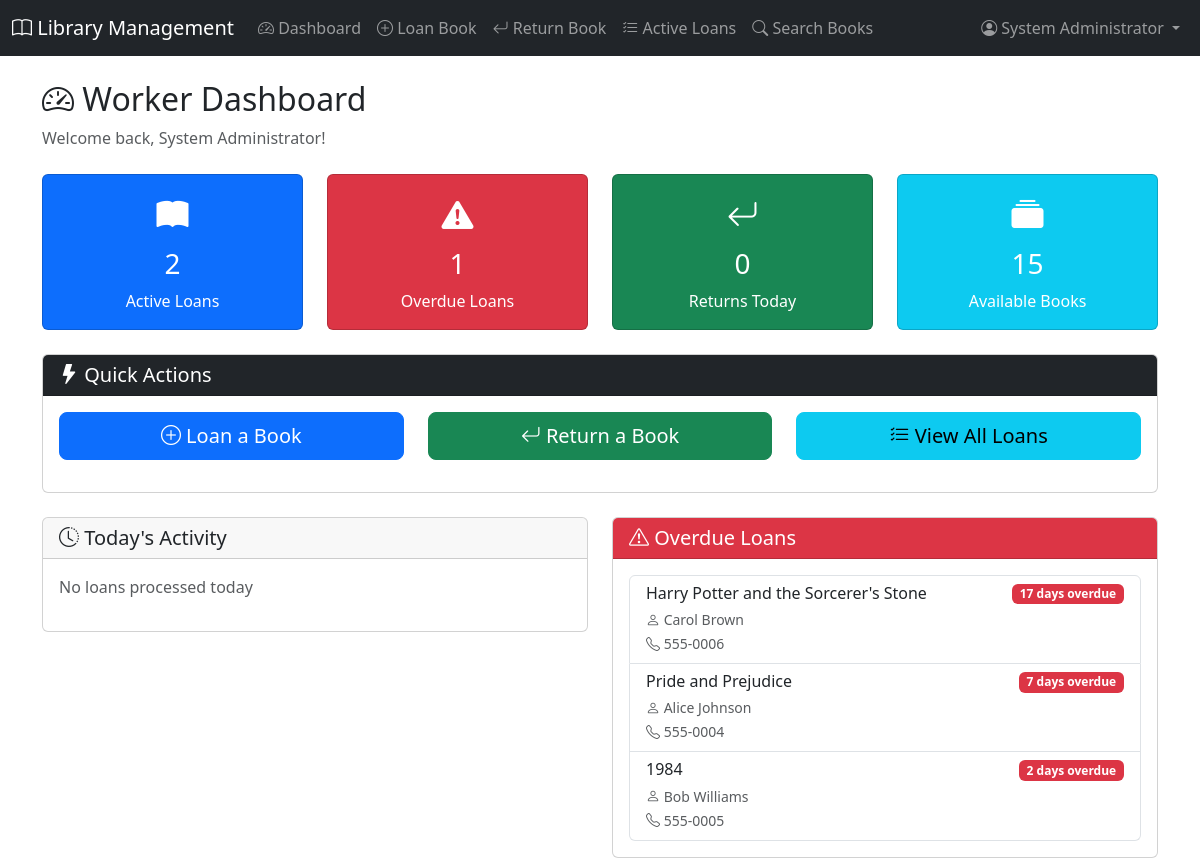
The app's page /worker/index.php (signed in) with its own data.
### tables this page shows
CREATE TABLE loans (
    loan_id INT AUTO_INCREMENT PRIMARY KEY,
    book_id INT NOT NULL,
    client_id INT NOT NULL,
    worker_id INT NOT NULL,
    loan_date TIMESTAMP DEFAULT CURRENT_TIMESTAMP,
    due_date DATE NOT NULL,
    return_date TIMESTAMP NULL,
    status ENUM('active', 'returned', 'overdue', 'lost') NOT NULL DEFAULT 'active',
    notes TEXT,
    created_at TIMESTAMP DEFAULT CURRENT_TIMESTAMP,
    FOREIGN KEY (book_id) REFERENCES books(book_id) ON DELETE CASCADE,
    FOREIGN KEY (client_id) REFERENCES users(user_id) ON DELETE CASCADE,
    FOREIGN KEY (worker_id) REFERENCES users(user_id) ON DELETE CASCADE,
    INDEX idx_loans_client (client_id),
    INDEX idx_loans_book (book_id),
    INDEX idx_loans_status (status),
    INDEX idx_loans_due_date (due_date)
);

CREATE TABLE books (
    book_id INT AUTO_INCREMENT PRIMARY KEY,
    isbn VARCHAR(13) UNIQUE,
    title VARCHAR(255) NOT NULL,
    author VARCHAR(255) NOT NULL,
    publisher VARCHAR(100),
    publication_year INT,
    genre_id INT,
    total_copies INT NOT NULL DEFAULT 1,
    available_copies INT NOT NULL DEFAULT 1,
    shelf_location VARCHAR(50),
    description TEXT,
    cover_image_url VARCHAR(500),
    created_at TIMESTAMP DEFAULT CURRENT_TIMESTAMP,
    updated_at TIMESTAMP DEFAULT CURRENT_TIMESTAMP ON UPDATE CURRENT_TIMESTAMP,
    FOREIGN KEY (genre_id) REFERENCES genres(genre_id) ON DELETE SET NULL,
    CONSTRAINT check_copies CHECK (available_copies <= total_copies),
    CONSTRAINT check_total_copies CHECK (total_copies >= 0),
    CONSTRAINT check_available_copies CHECK (available_copies >= 0),
    INDEX idx_books_title (title),
    INDEX idx_books_author (author),
    INDEX idx_books_isbn (isbn),
    INDEX idx_books_genre (genre_id)
);

CREATE TABLE users (
    user_id INT AUTO_INCREMENT PRIMARY KEY,
    username VARCHAR(50) UNIQUE NOT NULL,
    email VARCHAR(100) UNIQUE NOT NULL,
    password_hash VARCHAR(255) NOT NULL,
    full_name VARCHAR(100) NOT NULL,
    role ENUM('admin', 'worker', 'client') NOT NULL,
    phone VARCHAR(20),
    address TEXT,
    is_active TINYINT(1) DEFAULT 1,
    created_at TIMESTAMP DEFAULT CURRENT_TIMESTAMP,
    updated_at TIMESTAMP DEFAULT CURRENT_TIMESTAMP ON UPDATE CURRENT_TIMESTAMP,
    INDEX idx_users_role (role),
    INDEX idx_users_email (email)
);

### includes/auth.php (called while the page is built, shortened)
<?php
function getUserName() {
    return $_SESSION['full_name'] ?? null;
}
?>

### includes/functions.php (called while the page is built, shortened)
<?php
function executeQuery($query, $params = []) {
    $database = new Database();
    $db = $database->getConnection();
    $stmt = $db->prepare($query);
    $stmt->execute($params);
    return $stmt;
}
function fetchAll($query, $params = []) {
    $stmt = executeQuery($query, $params);
    return $stmt->fetchAll(PDO::FETCH_ASSOC);
}
function fetchOne($query, $params = []) {
    $stmt = executeQuery($query, $params);
    return $stmt->fetch(PDO::FETCH_ASSOC);
}
?>

### worker/index.php (the view, shortened to what this page needs)
<?php
require_once '../includes/auth.php';
require_once '../includes/functions.php';
$stats = fetchOne("
    SELECT
        COUNT(CASE WHEN status = 'active' THEN 1 END) as active_loans,
        COUNT(CASE WHEN status = 'overdue' THEN 1 END) as overdue_loans,
        COUNT(CASE WHEN status = 'returned' AND DATE(return_date) = CURDATE() THEN 1 END) as today_returns,
        (SELECT COUNT(*) FROM books WHERE available_copies > 0) as available_books
    FROM loans
");
$recent_loans = fetchAll("
    SELECT l.*, b.title, b.author, c.full_name as client_name
    FROM loans l
    JOIN books b ON l.book_id = b.book_id
    JOIN users c ON l.client_id = c.user_id
    WHERE l.worker_id = ? AND DATE(l.loan_date) = CURDATE()
    ORDER BY l.loan_date DESC
    LIMIT 10
", [getUserId()]);
$overdue_loans = fetchAll("
    SELECT l.*, b.title, b.author, c.full_name as client_name, c.phone, c.email,
           DATEDIFF(CURDATE(), l.due_date) as days_overdue
    FROM loans l
    JOIN books b ON l.book_id = b.book_id
    JOIN users c ON l.client_id = c.user_id
    WHERE l.status IN ('active', 'overdue') AND l.due_date < CURDATE()
    ORDER BY l.due_date ASC
    LIMIT 10
");
?>
<!DOCTYPE html>
<html lang="en">
<head>
    <link href="https://cdn.jsdelivr.net/npm/bootstrap@5.3.0/dist/css/bootstrap.min.css" rel="stylesheet">
    <link rel="stylesheet" href="https://cdn.jsdelivr.net/npm/bootstrap-icons@1.11.0/font/bootstrap-icons.css">
</head>
<body>
    <?php include 'navbar.php'; ?>
    <div class="container mt-4">
        <h2><i class="bi bi-speedometer2"></i> Worker Dashboard</h2>
        <p class="text-muted">Welcome back, <?= getUserName() ?>!</p>
        <div class="row mt-4">
            <div class="col-md-3">
                <div class="card text-white bg-primary stat-card">
                    <div class="card-body text-center">
                        <i class="bi bi-book-fill" style="font-size: 2rem;"></i>
                        <h3 class="mt-2"><?= $stats['active_loans'] ?></h3>
                        <p class="mb-0">Active Loans</p>
                    </div>
                </div>
            </div>
            <div class="col-md-3">
                <div class="card text-white bg-danger stat-card">
                    <div class="card-body text-center">
                        <i class="bi bi-exclamation-triangle-fill" style="font-size: 2rem;"></i>
                        <h3 class="mt-2"><?= $stats['overdue_loans'] ?></h3>
                        <p class="mb-0">Overdue Loans</p>
                    </div>
                </div>
            </div>
            <div class="col-md-3">
                <div class="card text-white bg-success stat-card">
                    <div class="card-body text-center">
                        <i class="bi bi-arrow-return-left" style="font-size: 2rem;"></i>
                        <h3 class="mt-2"><?= $stats['today_returns'] ?></h3>
                        <p class="mb-0">Returns Today</p>
                    </div>
                </div>
            </div>
            <div class="col-md-3">
                <div class="card text-white bg-info stat-card">
                    <div class="card-body text-center">
                        <i class="bi bi-collection-fill" style="font-size: 2rem;"></i>
                        <h3 class="mt-2"><?= $stats['available_books'] ?></h3>
                        <p class="mb-0">Available Books</p>
                    </div>
                </div>
            </div>
        </div>
        <div class="card mt-4">
            <div class="card-header bg-dark text-white">
                <h5 class="mb-0"><i class="bi bi-lightning-fill"></i> Quick Actions</h5>
            </div>
            <div class="card-body">
                <div class="row">
                    <div class="col-md-4 mb-3">
                        <a href="loan-book.php" class="btn btn-primary btn-lg w-100">
                            <i class="bi bi-plus-circle"></i> Loan a Book
                        </a>
                    </div>
                    <div class="col-md-4 mb-3">
                        <a href="return-book.php" class="btn btn-success btn-lg w-100">
                            <i class="bi bi-arrow-return-left"></i> Return a Book
                        </a>
                    </div>
                    <div class="col-md-4 mb-3">
                        <a href="active-loans.php" class="btn btn-info btn-lg w-100">
                            <i class="bi bi-list-check"></i> View All Loans
                        </a>
                    </div>
                </div>
            </div>
        </div>
        <div class="row mt-4">
            <div class="col-md-6">
                <div class="card">
                    <div class="card-header">
                        <h5 class="mb-0"><i class="bi bi-clock-history"></i> Today's Activity</h5>
                    </div>
                    <div class="card-body">
                        <?php if (empty($recent_loans)): ?>
                            <p class="text-muted">No loans processed today</p>
                        <?php endif; ?>
                    </div>
                </div>
            </div>
            <div class="col-md-6">
                <div class="card">
                    <div class="card-header bg-danger text-white">
                        <h5 class="mb-0"><i class="bi bi-exclamation-triangle"></i> Overdue Loans</h5>
                    </div>
                    <div class="card-body">
                        <?php if (empty($overdue_loans)): ?>
                            <p class="text-muted">No overdue loans</p>
                        <?php else: ?>
                            <div class="list-group">
                                <?php foreach ($overdue_loans as $loan): ?>
                                    <div class="list-group-item">
                                        <div class="d-flex justify-content-between align-items-start">
                                            <div>
                                                <h6 class="mb-1"><?= htmlspecialchars($loan['title']) ?></h6>
                                                <small class="text-muted">
                                                    <i class="bi bi-person"></i> <?= htmlspecialchars($loan['client_name']) ?><br>
                                                    <i class="bi bi-telephone"></i> <?= htmlspecialchars($loan['phone']) ?>
                                                </small>
                                            </div>
                                            <span class="badge bg-danger">
                                                <?= $loan['days_overdue'] ?> days overdue
                                            </span>
                                        </div>
                                    </div>
                                <?php endforeach; ?>
                            </div>
                        <?php endif; ?>
                    </div>
                </div>
            </div>
        </div>
    </div>
</body>
</html>

### worker/index.php (style rules this page uses)
.stat-card { transition: transform 0.2s; }

### records on screen
loans: book.title "Harry Potter and the Sorcerer's Stone", client.full_name "Carol Brown", client.phone "555-0006", days_overdue "17"
loans: book.title "Pride and Prejudice", client.full_name "Alice Johnson", client.phone "555-0004", days_overdue "7"
loans: book.title "1984", client.full_name "Bob Williams", client.phone "555-0005", days_overdue "2"

### other values on screen
getUserName() "System Administrator"
$stats['active_loans'] "2"
$stats['overdue_loans'] "1"
$stats['today_returns'] "0"
$stats['available_books'] "15"
